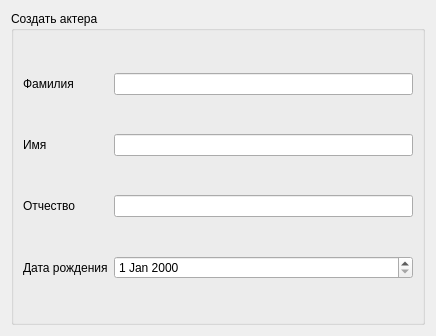
<?xml version="1.0" encoding="UTF-8"?>
<ui version="4.0">
 <class>Form</class>
 <widget class="QWidget" name="Form">
  <property name="geometry">
   <rect>
    <x>0</x>
    <y>0</y>
    <width>436</width>
    <height>336</height>
   </rect>
  </property>
  <property name="windowTitle">
   <string>Form</string>
  </property>
  <layout class="QVBoxLayout" name="verticalLayout">
   <item>
    <widget class="QGroupBox" name="groupBox">
     <property name="title">
      <string>Создать актера</string>
     </property>
     <layout class="QGridLayout" name="gridLayout">
      <item row="0" column="0">
       <widget class="QLabel" name="label">
        <property name="text">
         <string>Фамилия</string>
        </property>
       </widget>
      </item>
      <item row="0" column="1">
       <widget class="QLineEdit" name="line_edit_first_name"/>
      </item>
      <item row="1" column="0">
       <widget class="QLabel" name="label_2">
        <property name="text">
         <string>Имя</string>
        </property>
       </widget>
      </item>
      <item row="1" column="1">
       <widget class="QLineEdit" name="line_edit_last_name"/>
      </item>
      <item row="2" column="0">
       <widget class="QLabel" name="label_3">
        <property name="text">
         <string>Отчество</string>
        </property>
       </widget>
      </item>
      <item row="2" column="1">
       <widget class="QLineEdit" name="line_edit_middle_name"/>
      </item>
      <item row="3" column="0">
       <widget class="QLabel" name="label_4">
        <property name="text">
         <string>Дата рождения</string>
        </property>
       </widget>
      </item>
      <item row="3" column="1">
       <widget class="QDateEdit" name="dateEdit"/>
      </item>
     </layout>
    </widget>
   </item>
  </layout>
 </widget>
 <resources/>
 <connections/>
</ui>
